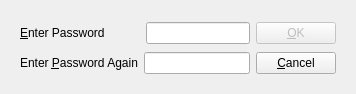
<?xml version="1.0" encoding="UTF-8"?>
<ui version="4.0">
 <class>SetPassword</class>
 <widget class="QDialog" name="SetPassword">
  <property name="geometry">
   <rect>
    <x>0</x>
    <y>0</y>
    <width>356</width>
    <height>94</height>
   </rect>
  </property>
  <property name="windowTitle">
   <string>Dialog</string>
  </property>
  <widget class="QWidget" name="layoutWidget">
   <property name="geometry">
    <rect>
     <x>20</x>
     <y>20</y>
     <width>316</width>
     <height>58</height>
    </rect>
   </property>
   <layout class="QVBoxLayout" name="verticalLayout">
    <item>
     <layout class="QHBoxLayout" name="horizontalLayout">
      <item>
       <widget class="QLabel" name="label">
        <property name="text">
         <string>&amp;Enter Password</string>
        </property>
        <property name="buddy">
         <cstring>pass1</cstring>
        </property>
       </widget>
      </item>
      <item>
       <spacer name="horizontalSpacer_2">
        <property name="orientation">
         <enum>Qt::Horizontal</enum>
        </property>
        <property name="sizeHint" stdset="0">
         <size>
          <width>40</width>
          <height>20</height>
         </size>
        </property>
       </spacer>
      </item>
      <item>
       <widget class="QLineEdit" name="pass1">
        <property name="maxLength">
         <number>20</number>
        </property>
        <property name="alignment">
         <set>Qt::AlignRight|Qt::AlignTrailing|Qt::AlignVCenter</set>
        </property>
       </widget>
      </item>
      <item>
       <widget class="QPushButton" name="okButton">
        <property name="enabled">
         <bool>false</bool>
        </property>
        <property name="text">
         <string>&amp;OK</string>
        </property>
        <property name="default">
         <bool>true</bool>
        </property>
       </widget>
      </item>
     </layout>
    </item>
    <item>
     <layout class="QHBoxLayout" name="horizontalLayout_2">
      <item>
       <widget class="QLabel" name="label_2">
        <property name="text">
         <string>Enter &amp;Password Again</string>
        </property>
        <property name="buddy">
         <cstring>pass2</cstring>
        </property>
       </widget>
      </item>
      <item>
       <widget class="QLineEdit" name="pass2">
        <property name="maxLength">
         <number>20</number>
        </property>
        <property name="alignment">
         <set>Qt::AlignRight|Qt::AlignTrailing|Qt::AlignVCenter</set>
        </property>
       </widget>
      </item>
      <item>
       <widget class="QPushButton" name="cancelButton">
        <property name="text">
         <string>&amp;Cancel</string>
        </property>
       </widget>
      </item>
     </layout>
    </item>
   </layout>
  </widget>
 </widget>
 <resources/>
 <connections/>
</ui>
